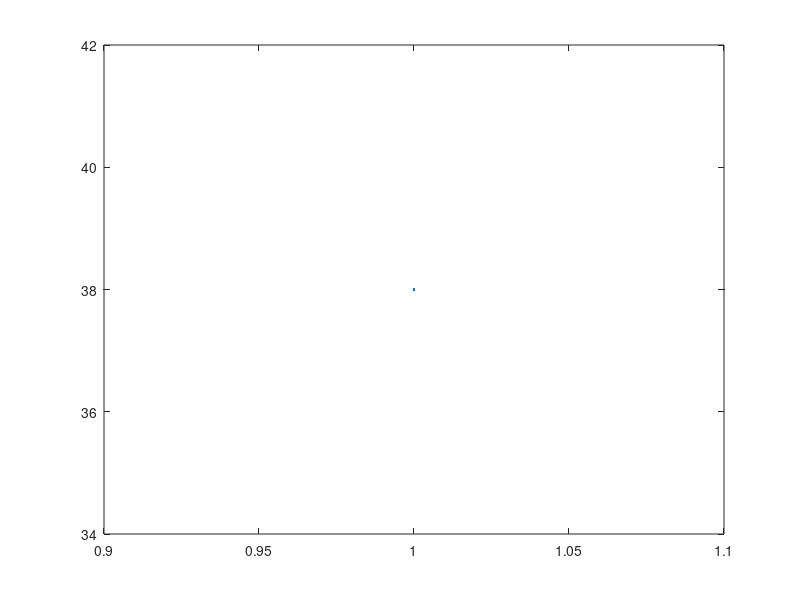

Here is the MATLAB script that generated this plot: (Note: this script raises an error after producing the figure.)
DATA = csvread('24h.csv');

Dryer_P = DATA(:,1);
Dryer_Q = DATA(:,2);
DishWs_P = DATA(:,3);
DishWs_Q = DATA(:,4);
Fridge_P = DATA(:,5);
Fridge_Q = DATA(:,6);
Heatpump_P = DATA(:,7);
Heatpump_Q = DATA(:,8);
Kitchenwall_P = DATA(:,9);
Kitchenwall_Q = DATA(:,10);
TV_P = DATA(:,11);
TV_Q = DATA(:,12);
All_P = DATA(:,13);
All_Q = DATA(:,14);
T = 1:1440;

figure, plot(TV_P)
hist(DishWs_P(DishWs_P>30),1000)
title('Fridge P - Histogram for states > 30W')
xlabel('Power [W]')
ylabel('Freq')
median(Heatpump_P(Heatpump_P>1400 & Heatpump_P<1900 ))
clf
figure, plot(TV_P)
for k = 1:10
    [idx, C, sumd] = kmeans(DishWs_P,k, 'Distance', 'euclidean');
    
    if k == 1
        nearest_pt = C;
    else
        a = sort(C);
        nearest_pt = min(a(2:end)-a(1:end-1));
    end
    %plot(k,nearest_pt,'*', k,sum(sumd),'+', k, min(histc(idx,unique(idx))), 'ok');
    plot(k,nearest_pt,'*', k, min(histc(idx,unique(idx))), 'ok');
    hold on;
end

k = 2; %number of states 
[idx, C] = kmedoids(Fridge_P,k, 'Distance', 'euclidean');
model = C(idx);
plot(1:length(idx),Fridge_P,1:length(idx),model)
legend('Original','Model')
title('Fridge - Original load and model')
xlabel('Time(min)')
ylabel('Power(W)')

figure,
k = 2
[idx, C, sumd] = kmedoids(TV_P(TV_P>30),k, 'Distance', 'euclidean');
C
histc(idx,unique(idx))
k = 3
[~, C, sumd] = kmedoids(TV_P(TV_P>30),k, 'Distance', 'euclidean');
C   
k = 4
[~, C, sumd] = kmedoids(TV_P(TV_P>30),k, 'Distance', 'euclidean');
C   




hist(Heatpump_P(Heatpump_P>30),1000)
title('Fridge P - Histogram for states > 30W')
xlabel('Power [W]')
ylabel('Freq')
median(Heatpump_P(Heatpump_P>1400 & Heatpump_P<1900 ))
median(Heatpump_P(Heatpump_P>2100 & Heatpump_P<2600 ))
[~, C] = kmedoids(Fridge_P(Fridge_P>30),1)


hist(Fridge_P(Fridge_P>30),1000)
title('Fridge P - Histogram for states > 30W')
xlabel('Power [W]')
ylabel('Freq')
median(Fridge_P(Fridge_P>110 & Fridge_P<160))
[~, C] = kmedoids(Fridge_P(Fridge_P>30),1)

hist(DishWs_P(DishWs_P>30),1000)
title('Dish Washer P - Histogram for states > 30W')
xlabel('Power [W]')
ylabel('Freq')
median(DishWs_P(DishWs_P>125 & DishWs_P<155))
median(DishWs_P(DishWs_P>470 & DishWs_P<515))
[~, C] = kmedoids(DishWs_P(DishWs_P>30),3, 'Distance', 'euclidean')

plot(T,Dryer_P,T,Dryer_Q)
hist(Dryer_Q(Dryer_Q>30),1000)
median(Dryer_Q(Dryer_Q>390 & Dryer_Q<440 ))


plot(T,DishWs_P,T,DishWs_Q)
hist(DishWs_Q(DishWs_Q>30),1000)
median(DishWs_Q(DishWs_Q>30 & DishWs_Q<55 ))

% Get Q data from Fridge
plot(T,Fridge_P,T,Fridge_Q)
plot(T,Fridge_Q)
hist(Fridge_Q,1000)
median(Fridge_Q(Fridge_Q>30 & Fridge_Q<55 ))


% Get Q data from Heatpump
plot(T,Heatpump_P,T,Heatpump_Q)
plot(T,Heatpump_Q)
hist(Heatpump_Q(Heatpump_P>2000 & Heatpump_P<2600 ),1000)
median(Heatpump_Q(Heatpump_P>30 & Heatpump_P<45 ))

% Get Q data from TV Entert
plot(T,TV_P,T,TV_Q)
plot(T,TV_Q)
hist(TV_Q(TV_Q>10),1000)
median(TV_Q(TV_P>180 & TV_P<370 ))

% Get Q data from Kitchenwall
plot(T,Kitchenwall_P,T,Kitchenwall_Q)
bar(T,[Kitchenwall_P Kitchenwall_Q])
legend('P','Q')
title('KitchenWall model')
plot(T,Kitchenwall_P)
figure, hist(Kitchenwall_P(Kitchenwall_P>10),1000)
median(Kitchenwall_Q(Kitchenwall_P>3400 & Kitchenwall_P<3550 ))